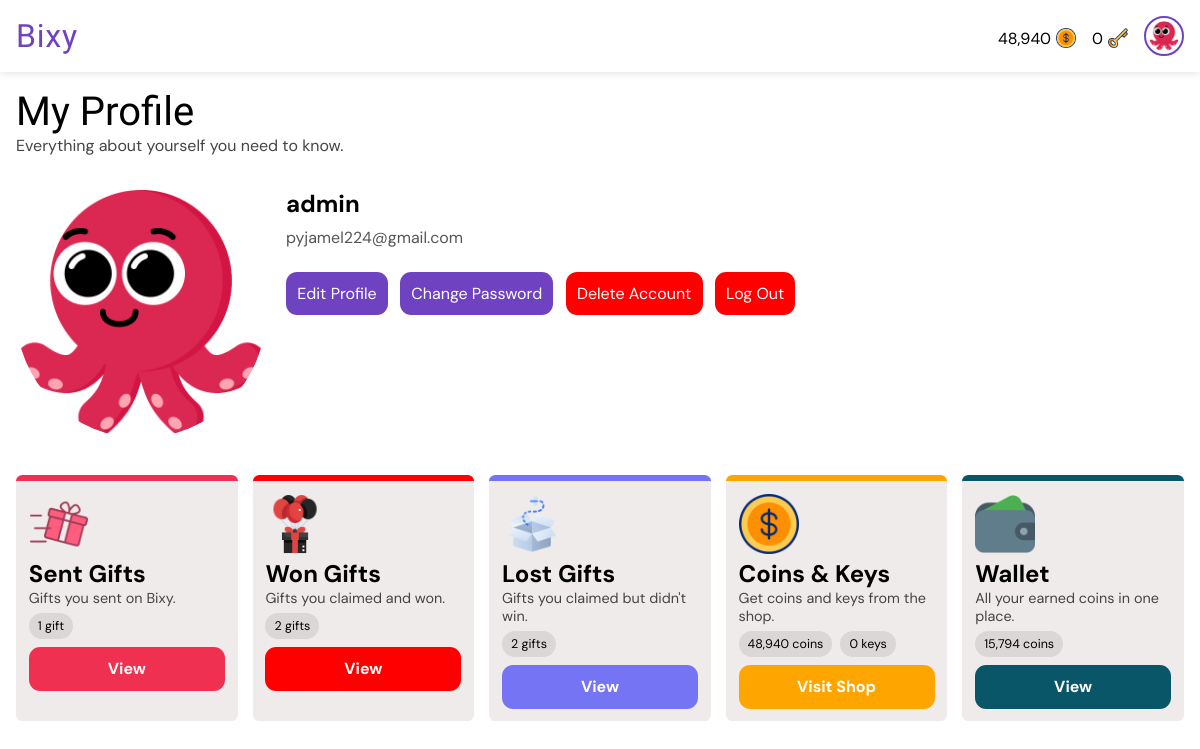
/profile/ (signed in), run on an earlier commit of the app's database.
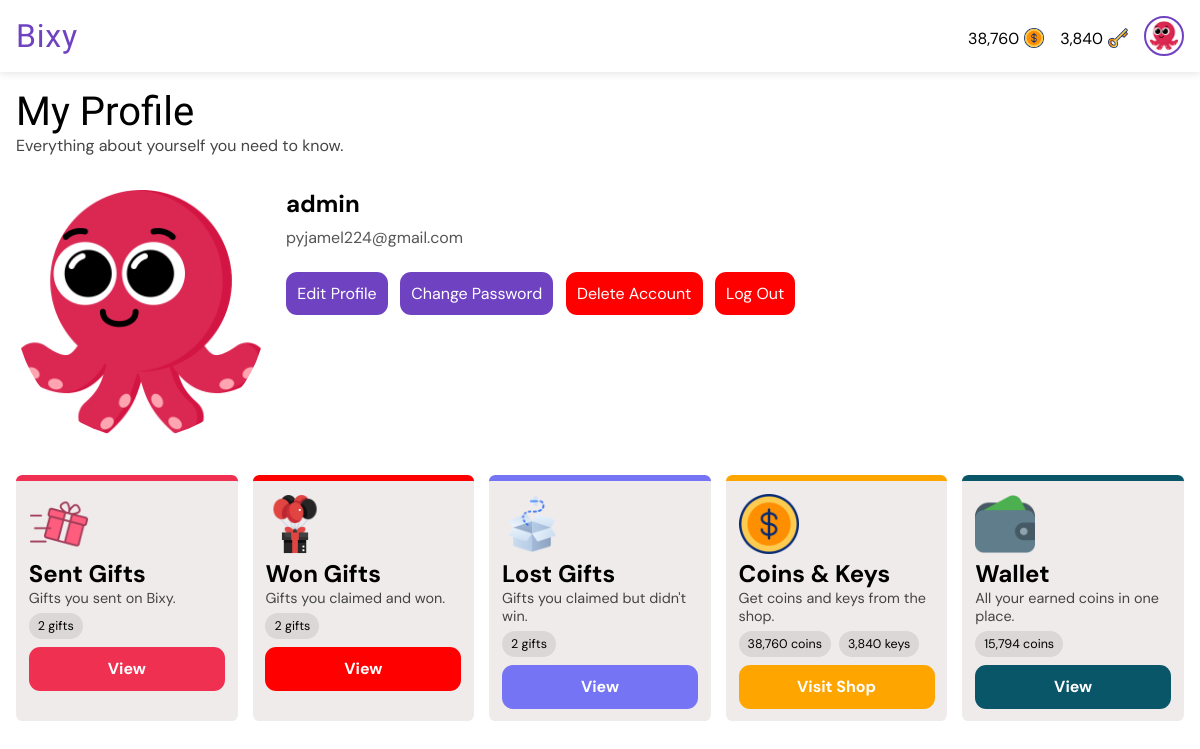
And on a later commit of the database.
### giftapp/models.py (models this page shows, shortened)
class User(AbstractUser):
    gender = models.CharField(max_length=6, choices=GENDERS, default=GENDERS[0][0])
    is_verified = models.BooleanField(default=False, help_text="If the user's email address is verified or not.")
    email = models.EmailField(unique=True, blank=False, null=False)
    new_email = models.EmailField(unique=False, blank=True, null=True)
    coins = models.PositiveIntegerField(default=0)
    won_coins = models.PositiveIntegerField(default=0)
    keys = models.PositiveIntegerField(default=0)
    verify_code = models.CharField(max_length=255, null=True, blank=True)
    change_email_code = models.CharField(max_length=255, null=True, blank=True)
    profile_pic = models.ForeignKey(ProfilePicture, on_delete=models.SET_NULL, related_name='owners', null=True)
    deactivated_at = models.DateTimeField(null=True, blank=True)
    USERNAME_FIELD = "email"
    REQUIRED_FIELDS = ["username"]
    def is_pending_deletion(self):
        return self.deactivated_at is not None

class ProfilePicture(models.Model):
    name = models.CharField(max_length=50, null=False, blank=False)
    image = models.ImageField(null=False, blank=False, upload_to='profile_pics')

### giftapp/views.py (the view)
# urls.py: path("profile/", views.profile, name="profile"),
@login_required
def profile(request):
    won = GiftTransaction.objects.filter(reveals=request.user, recipient=request.user).count()
    sent = GiftTransaction.objects.filter(gifter=request.user).count()
    lost = GiftTransaction.objects.filter(reveals=request.user).exclude(recipient=request.user).exclude(gifter=request.user).count()
    context = {
        "won": won,
        "sent": sent,
        "lost": lost,
    }
    return render(request, "profile.html", context)

### templates/profile.html (shortened to what this page needs)
{% extends 'base.html' %}
{% load static %}
{% load humanize %}
{% load timefilters %}
{% block title %}
<link rel="stylesheet" href="{% static 'css/all_gifts.css' %}">
{% endblock %}
{% block body %}
<div class="heading">
    <h1>My Profile</h1>
    <p>Everything about yourself you need to know.</p>
</div>
<div class="profile-container">
    <div class="profile-img">
        <img src="{{ request.user.profile_pic.image.url }}" alt="Profile Picture">
    </div>
    <div class="profile-info">
        <h2>{{ request.user.username }}</h2>
        <p>{{ request.user.email }}</p>
        <div class="profile-links">
            <a href="{% url 'edit_profile' %}">Edit Profile</a>
            <a href="{% url 'change_password' %}">Change Password</a>
            {% if request.user.is_pending_deletion %}
            <a href="{% url 'cancel_deletion' %}" style="background-color: #28a745;">Cancel Deletion</a>
            {% else %}
            <a href="{% url 'delete_account' %}" style="background-color: red;">Delete Account</a>
            {% endif %}
            <a href="{% url 'logout' %}" style="background-color: red;">Log Out</a>
        </div>
    </div>
</div>
<div class="card-container">
    <div class="card prf">
        <div class="prf-image">
            <img src="{% static 'images/giftbox (1).png' %}" alt="Sent Gifts Image">
        </div>
        <h2>Sent Gifts</h2>
        <p>Gifts you sent on Bixy.</p>
        <div class="tags">
            <p class="tag">{{ sent|intcomma }} gift{{ sent|pluralize }}</p>
        </div>
        <a href="{% url 'sent_gifts' %}">View</a>
    </div>
    <div class="card prf">
        <div class="prf-image">
            <img src="{% static 'images/gift-box.png' %}" alt="Won Gifts Image">
        </div>
        <h2>Won Gifts</h2>
        <p>Gifts you claimed and won.</p>
        <div class="tags">
            <p class="tag">{{ won|intcomma }} gift{{ won|pluralize }}</p>
        </div>
        <a href="{% url 'won_gifts' %}">View</a>
    </div>
    <div class="card prf">
        <div class="prf-image">
            <img src="{% static 'images/empty-box.png' %}" alt="Lost Gifts Image">
        </div>
        <h2>Lost Gifts</h2>
        <p>Gifts you claimed but didn't win.</p>
        <div class="tags">
            <p class="tag">{{ lost|intcomma }} gift{{ lost|pluralize }}</p>
        </div>
        <a href="{% url 'lost_gifts' %}">View</a>
    </div>
    <div class="card prf">
        <div class="prf-image">
            <img src="{% static 'images/dollar.png' %}" alt="Coin Shop Image">
        </div>
        <h2>Coins & Keys</h2>
        <p>Get coins and keys from the shop.</p>
        <div class="tags">
            <p class="tag">{{ request.user.coins|intcomma }} coin{{request.user.coins|pluralize }}</p>
            <p class="tag">{{ request.user.keys|intcomma }} key{{request.user.keys|pluralize }}</p>
        </div>
        <a href="{% url 'buy_coins' %}">Visit Shop</a>
    </div>
    <div class="card prf">
        <div class="prf-image">
            <img src="{% static 'images/wallet.png' %}" alt="Wallet Image">
        </div>
        <h2>Wallet</h2>
        <p>All your earned coins in one place.</p>
        <div class="tags">
            <p class="tag">{{ request.user.won_coins|intcomma }} coin{{request.user.won_coins|pluralize }}</p>
        </div>
        <a href="{% url 'wallet' %}">View</a>
    </div>
</div>
{% endblock %}

### templates/base.html (shortened to what this page needs)
<!DOCTYPE html>
<html lang="en">
<head>
    {% load static %}
    {% load humanize %}
    {% load timefilters %}
    {% block title %} {% endblock %}
</head>
<body>
    <nav class="navbar">
        <div class="logo-container" role="link" tabindex="0">
            <a href="{% url 'all_gifts' %}" class="logo-text">Bixy</a>
        </div>
        <div class="profile-section" id="profileSection">
            {% if request.user.is_authenticated %}
            <a href="{% url 'buy_coins' %}" style="text-decoration: none; color: black;">
                <div class="cost">
                    <p>{{ request.user.coins|intcomma }}</p>
                    <img src="{% static 'images/dollar.png' %}" alt="Gift image">
                </div>
            </a>
            <a href="{% url 'buy_coins' %}" style="text-decoration: none; color: black;">
                <div class="cost">
                    <p>{{ request.user.keys|intcomma }}</p>
                    <img src="{% static 'images/key.png' %}" alt="Gift image">
                </div>
            </a>
            <a href="{% url 'profile' %}">
                <img src="{{ request.user.profile_pic.image.url }}" alt="Profile picture" class="profile-pic" />
            </a>
            {% else %}
            <a href="{% url 'signin' %}" class="btn login">Login</a>
            <a href="{% url 'signup' %}" class="btn signup">Sign Up</a>
            {% endif %}
        </div>
    </nav>
    <main>
        <section>
            {% block body %} {% endblock %}
        </section>
    </main>
</body>
</html>

What changed in the data, as far as the page shows it:
changed User "admin": user.coins "48,940" → "38,760"; user.keys "0" → "3,840"
Also different on the page:
{{ sent|intcomma }}: "1" → "2"
